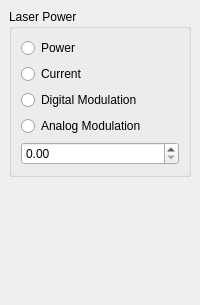
  <widget class="QDockWidget" name="laser_power_DockWidget">
   <property name="sizePolicy">
    <sizepolicy hsizetype="Fixed" vsizetype="Preferred">
     <horstretch>0</horstretch>
     <verstretch>0</verstretch>
    </sizepolicy>
   </property>
   <property name="minimumSize">
    <size>
     <width>200</width>
     <height>305</height>
    </size>
   </property>
   <property name="maximumSize">
    <size>
     <width>270</width>
     <height>324</height>
    </size>
   </property>
   <property name="windowTitle">
    <string/>
   </property>
   <attribute name="dockWidgetArea">
    <number>1</number>
   </attribute>
   <widget class="QWidget" name="dockWidgetContents_3">
    <layout class="QVBoxLayout" name="verticalLayout_9">
     <item>
      <widget class="QGroupBox" name="laser_power_GroupBox">
       <property name="title">
        <string>Laser Power</string>
       </property>
       <layout class="QVBoxLayout" name="verticalLayout_8">
        <item>
         <widget class="QRadioButton" name="powerRadioButton">
          <property name="text">
           <string>Power</string>
          </property>
          <attribute name="buttonGroup">
           <string notr="true">controlModeButtonGroup</string>
          </attribute>
         </widget>
        </item>
        <item>
         <widget class="QRadioButton" name="currentRadioButton">
          <property name="text">
           <string>Current</string>
          </property>
          <attribute name="buttonGroup">
           <string notr="true">controlModeButtonGroup</string>
          </attribute>
         </widget>
        </item>
        <item>
         <widget class="QRadioButton" name="digModulationRadioButton">
          <property name="text">
           <string>Digital Modulation</string>
          </property>
          <attribute name="buttonGroup">
           <string notr="true">controlModeButtonGroup</string>
          </attribute>
         </widget>
        </item>
        <item>
         <widget class="QRadioButton" name="analogModulationRadioButton">
          <property name="text">
           <string>Analog Modulation</string>
          </property>
          <attribute name="buttonGroup">
           <string notr="true">controlModeButtonGroup</string>
          </attribute>
         </widget>
        </item>
        <item>
         <widget class="ScienDSpinBox" name="LaserdoubleSpinBox"/>
        </item>
       </layout>
      </widget>
     </item>
     <item>
      <spacer name="verticalSpacer_3">
       <property name="orientation">
        <enum>Qt::Vertical</enum>
       </property>
       <property name="sizeHint" stdset="0">
        <size>
         <width>20</width>
         <height>40</height>
        </size>
       </property>
      </spacer>
     </item>
    </layout>
   </widget>
  </widget>
